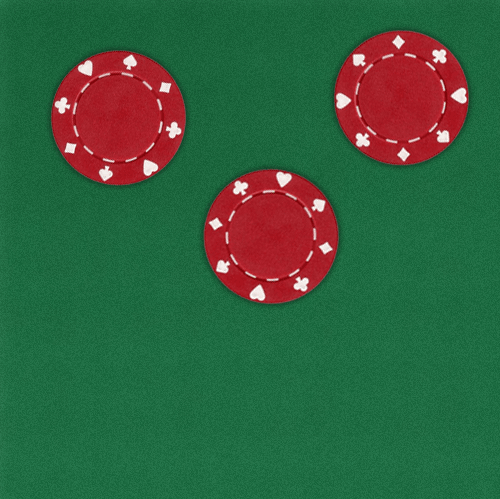
#> input picture cap05/fichas-vermelhas.bmp, 500 x 499 px, found by its file name
$ python ex25.py
#> lines starting #> are read from the running program, lines starting #| are printed output that depends on the picture
#pagina 102
import cv2
#adaptado para rodar no google colab
from google.colab.patches import cv2_imshow

imagemFichasVermelhas = cv2.imread("/content/fichas-vermelhas.bmp")
#> imagemFichasVermelhas is the input picture: shape (499, 500, 3); mean B, G, R 63, 95.8, 53.6
imagemFichasPretas = cv2.imread("/content/fichas-pretas.jpg")
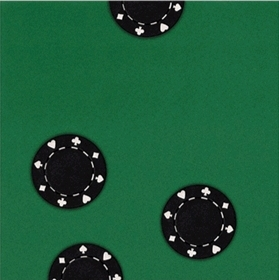
#> input picture cap05/fichas-pretas.jpg, 279 x 280 px, found by its file name
#> imagemFichasPretas is the input picture: shape (280, 279, 3); mean B, G, R 58.6, 92.7, 27.8

#adicionado codigo para redimensionar imagens para o mesmo tamanho.
#estava recebendo código de erro ao adicionar as duas imagens pois são de tamanho diferentes
pretas=cv2.resize(imagemFichasPretas,(520,480))
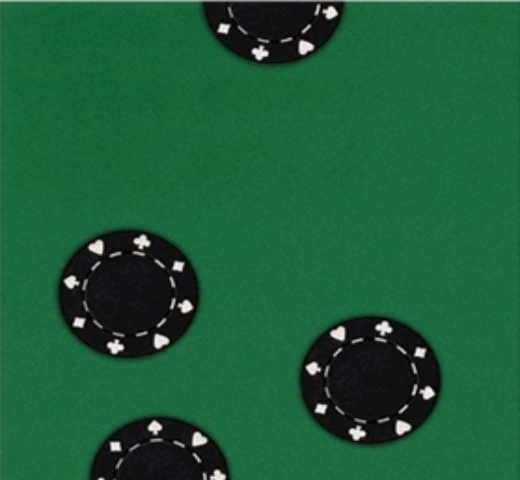
#> pretas: shape (480, 520, 3); mean B, G, R 58.5, 92.6, 27.7
vermelhas=cv2.resize(imagemFichasVermelhas,(520,480))
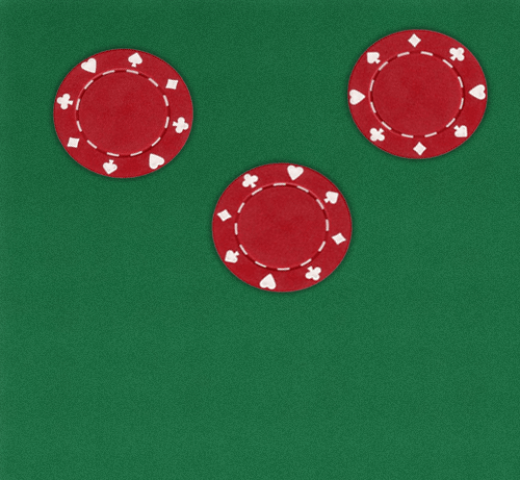
#> vermelhas: shape (480, 520, 3); mean B, G, R 62.9, 95.7, 53.5

imagem = cv2.addWeighted( pretas, 0.2, vermelhas, 1.0, 0 )
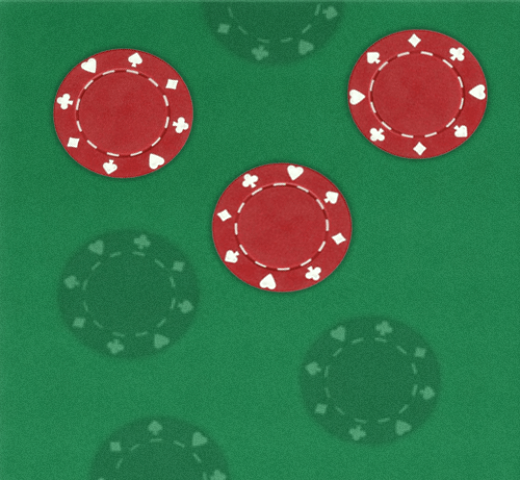
#> imagem: shape (480, 520, 3); mean B, G, R 74.6, 114.1, 59
#alterado para Google colab
cv2_imshow(imagem)
cv2.waitKey(0)
cv2.destroyAllWindows()
